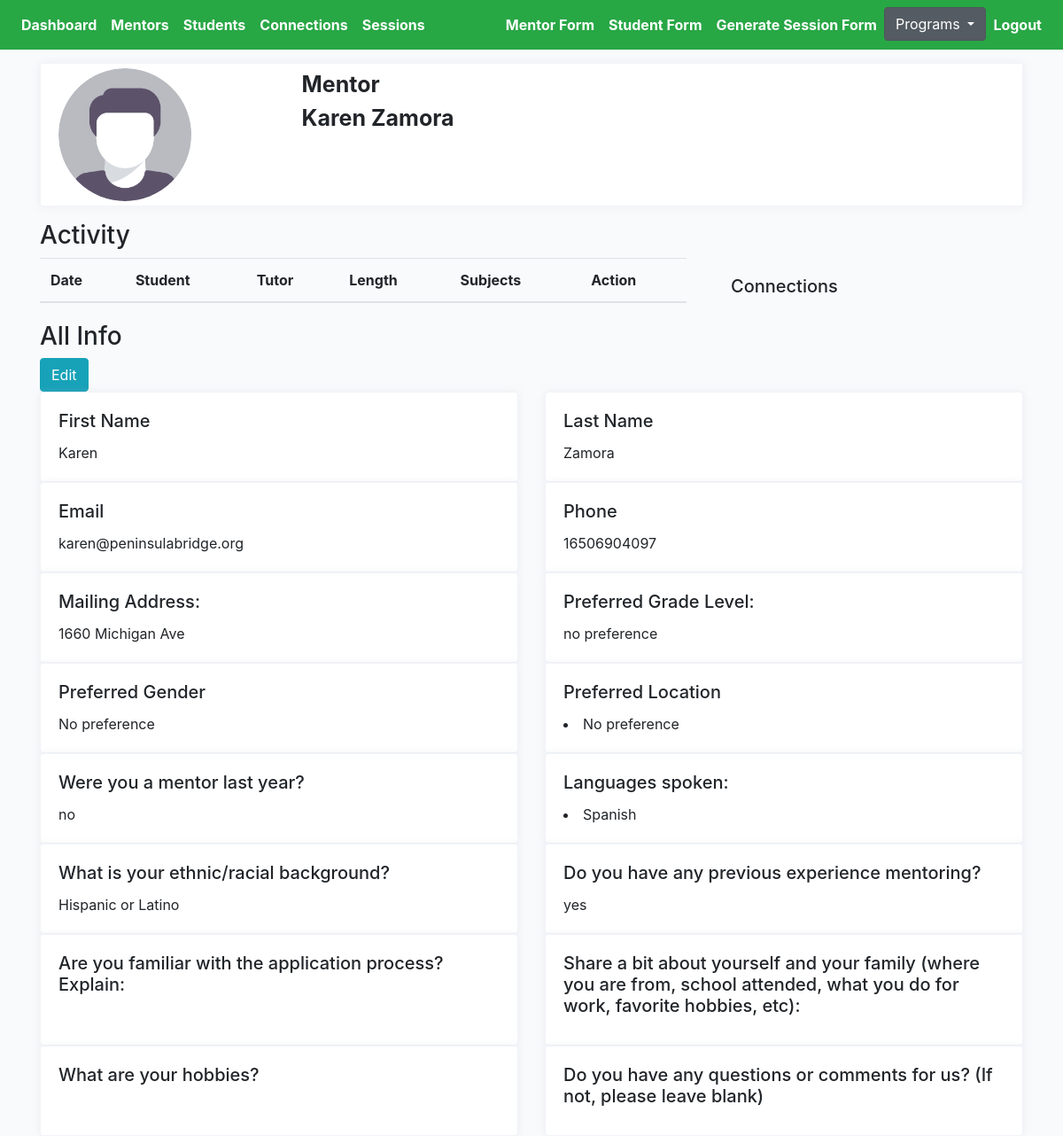
/choice/karen-zamora/mentor-profile-detail (signed in), run on an earlier commit of the app's database.
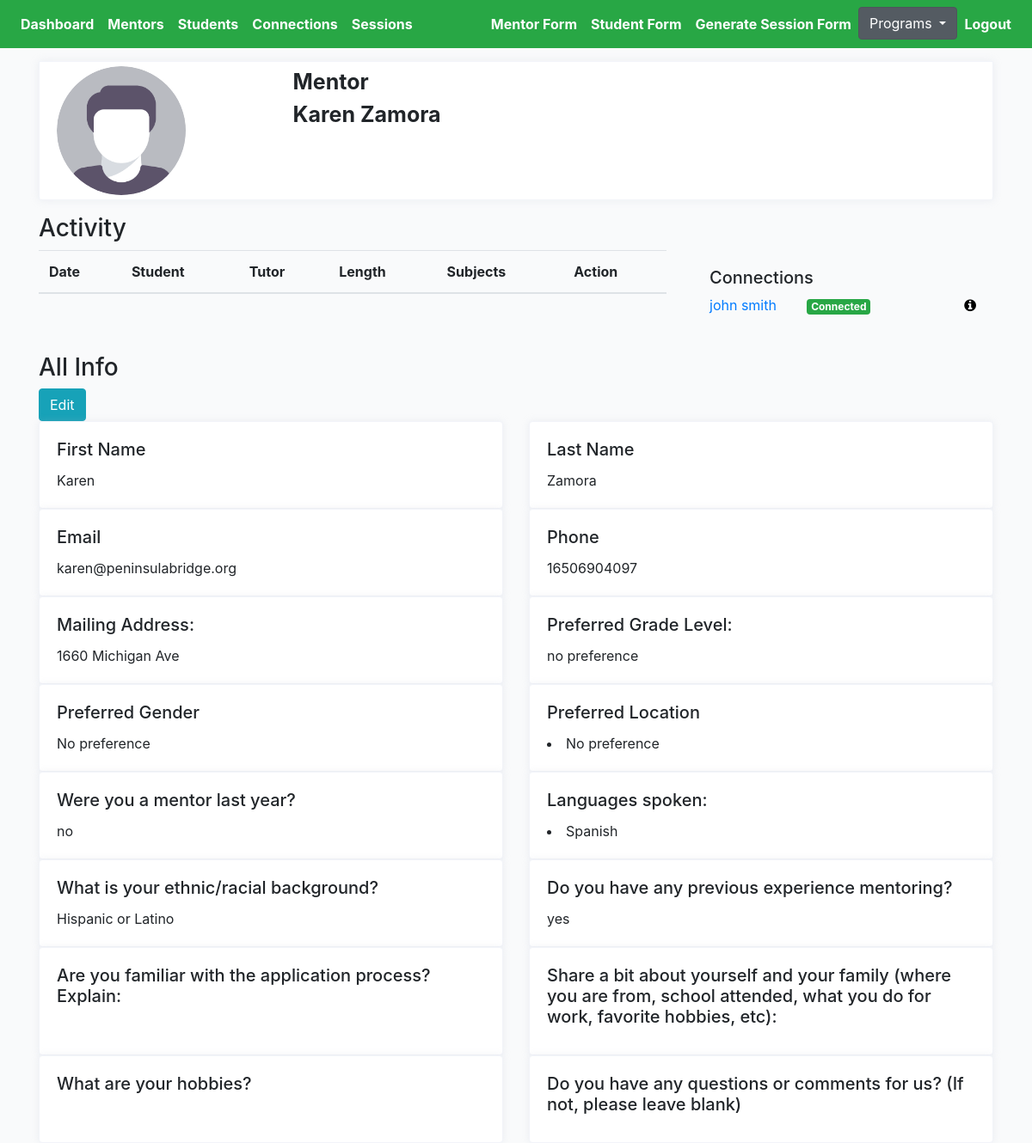
And on a later commit of the database.
### cprofiles/models.py (models this page shows, shortened)
class Preferlocation(models.Model):
    name = models.CharField(max_length=200, blank=True)
    def __str__(self):
        return self.name

class Mentorlanguage(models.Model):
    name = models.CharField(max_length=200, blank=True)
    def __str__(self):
        return self.name

class Connection(models.Model):
    student = models.ForeignKey(Student, on_delete=models.CASCADE, related_name='student')
    mentor = models.ForeignKey(Mentor, on_delete=models.CASCADE, related_name='mentor')
    status = models.CharField(max_length=200, choices=STATUS_CHOICES)
    updated = models.DateTimeField(auto_now=True)
    created = models.DateTimeField(auto_now_add=True)
    flag = models.BooleanField(default=False)
    progress = models.CharField(max_length=200, blank=True, null=True, choices=PROGRESS_CHOICES)
    note = models.TextField(null=True, blank=True, max_length=1000)
    def get_absolute_url(self):
        return reverse("cprofiles:connection-profile-detail", kwargs={"pk": self.pk})

class Student(models.Model):
    avatar = models.ImageField(default='avatar.png', upload_to='avatars/')
    first_name = models.CharField(max_length=200, blank=True)
    last_name = models.CharField(max_length=200, blank=True)
    email = models.EmailField(max_length=200, blank=True)
    gender = models.CharField(max_length=200, choices=GENDER_CHOICES)
    grade = models.CharField(max_length=200, choices=GRADE_CHOICES)
    school = models.CharField(max_length=200, blank=True)
    language_preference = models.CharField(null=True, blank=True, max_length=200, choices=STUDENT_PREFER_LANGUAGE_CHOICES)
    parent1_first_name = models.CharField(max_length=200, blank=True)
    parent1_last_name = models.CharField(max_length=200, blank=True)
    parent1_phone = models.CharField(max_length=200, blank=True)
    parent1_email = models.EmailField(max_length=200, blank=True)
    academic_advisor = models.CharField(max_length=200, blank=True)
    academic_advisor_email = models.EmailField(max_length=200, blank=True)
    activity = models.TextField(null=True, blank=True, max_length=1000)
    ind_scl = models.TextField(null=True, blank=True, max_length=1000)
    dont_know = models.TextField(null=True, blank=True, max_length=1000)
    proud = models.TextField(null=True, blank=True, max_length=1000)
    learn = models.TextField(null=True, blank=True, max_length=1000)
    happy = models.TextField(null=True, blank=True, max_length=1000)
    hobby = models.TextField(null=True, blank=True, max_length=1000)
    int_ind_school = models.TextField(null=True, blank=True, max_length=1000)
    look_ind_school = models.TextField(null=True, blank=True, max_length=1000)
    strength = models.TextField(null=True, blank=True, max_length=1000)
    obstacle = models.TextField(null=True, blank=True, max_length=1000)
    child_strength = models.ManyToManyField(Childstrength, blank=True, related_name='child_strength')
    social_strength = models.ManyToManyField(Socialstrength, blank=True, related_name='social_strength')
    interview_language = models.CharField(null=True, blank=True, max_length=200, choices=LANGUAGE_CHOICES)
    question = models.TextField(null=True, blank=True, max_length=1000)
    updated = models.DateTimeField(auto_now=True)
    created = models.DateTimeField(auto_now_add=True)
    slug = models.SlugField(unique=True, blank=True)
    flag = models.BooleanField(default=False)
    note = models.TextField(null=True, blank=True, max_length=1000)
    question1 = models.CharField(null=True, blank=True, max_length=200, choices=QUESTION_CHOICES)
    answer1 = models.TextField(null=True, blank=True, max_length=1000)
    question2 = models.CharField(null=True, blank=True, max_length=200, choices=QUESTION_CHOICES)
    answer2 = models.TextField(null=True, blank=True, max_length=1000)
    def get_absolute_url(self):
        return reverse("cprofiles:student-profiles-detail", kwargs={"slug": self.slug})
    __initial_first_name = None
    __initial_last_name = None
    def __init__(self, *args, **kwargs):
        super().__init__(*args, **kwargs)
        self.__initial_first_name = self.first_name
        self.__initial_last_name = self.last_name

### cprofiles/views.py (the view)
# urls.py: path('<slug>/mentor-profile-detail', MentorDetailView.as_view(), name='mentor-profiles-detail'),
@method_decorator(login_required, name='dispatch')
@method_decorator(allowed_users(allowed_roles=['choice', 'admin']), name='dispatch')
class MentorDetailView(DetailView):
    model = Mentor
    template_name = 'choice/mentor-detail.html'
    def get_object(self):
        slug = self.kwargs.get('slug')
        mentor = Mentor.objects.get(slug=slug)
        return mentor
    def get_context_data(self, **kwargs):
        context = super().get_context_data(**kwargs)
        slug = self.kwargs.get('slug')
        mentor = Mentor.objects.get(slug=slug)
        sessions = Session.objects.filter(submit_status=True).filter(connection__mentor=mentor)
        sessions_ = []
        for item in sessions:
            sessions_.append(item)
        context["sessions"] = sessions_
        return context

### cprofiles/models.py (called while the page is built)
    def get_languages(self):
        return self.language.all()

    def get_locations(self):
        return self.prefer_location.all()

    def get_mentor_connections(self):
        return self.mentor.filter()

### templates/choice/mentor-detail.html (shortened to what the changed rows need)
{% extends 'cbase.html' %}
{% load static %}
{% block stylesheet %}{% static '/css/profile.css' %}{% endblock %}
{% block content %}
<div class="row">
    <div class="col-8 table-responsive-lg">
        <table class="table">
            <thead>
                <tr>
                    <th scope="col">Date</th>
                    <th scope="col">Student</th>
                    <th scope="col">Tutor</th>
                    <th scope="col">Length</th>
                    <th scope="col">Subjects</th>
                    <th scope="col">Action</th>
                </tr>
            </thead>
        </table>
    </div>
    <div class="col-4">
        <div class="card-body">
            {% for connection in mentor.get_mentor_connections %}
            <div class="row">
                <div class="col"><a href="{{connection.student.get_absolute_url}}">{{connection.student.first_name}}
                        {{connection.student.last_name}}</a></div>
                {% if connection.status == 'connected' %}
                <div class="col"><span class="badge badge-success">Connected</div>
                {% elif connection.status == 'disconnected' %}
                <div class="col"><span class="badge badge-danger">Disconnected</div>
                {% elif connection.status == 'inactive' %}
                <div class="col"><span class="badge badge-warning">Inactive</div>
                {% endif %}
                <div class="col" style="text-align: right;"><a href="{{connection.get_absolute_url}}"><i
                            class="fa fa-info-circle" style="color:black"></i></a></div>
            </div>
            {% endfor %}
        </div>
    </div>
</div>
<div class="row">
    <div class="col-sm-6">
        <div class="card h-100">
            <div class="card-body">
                <h5 class="card-title">Preferred Location</h5>
                {% for location in mentor.get_locations %}
                <li>{{location}}</li>
                {% endfor %}
            </div>
        </div>
    </div>
</div>
<div class="row">
    <div class="col-sm-6">
        <div class="card h-100">
            <div class="card-body">
                <h5 class="card-title">Languages spoken:</h5>
                {% for language in mentor.get_languages %}
                <li>{{language}}</li>
                {% endfor %}
            </div>
        </div>
    </div>
</div>
{% endblock content %}

What changed in the data, as far as the page shows it:
added Connection: student.first_name "john", student.last_name "smith", status "Connected"
